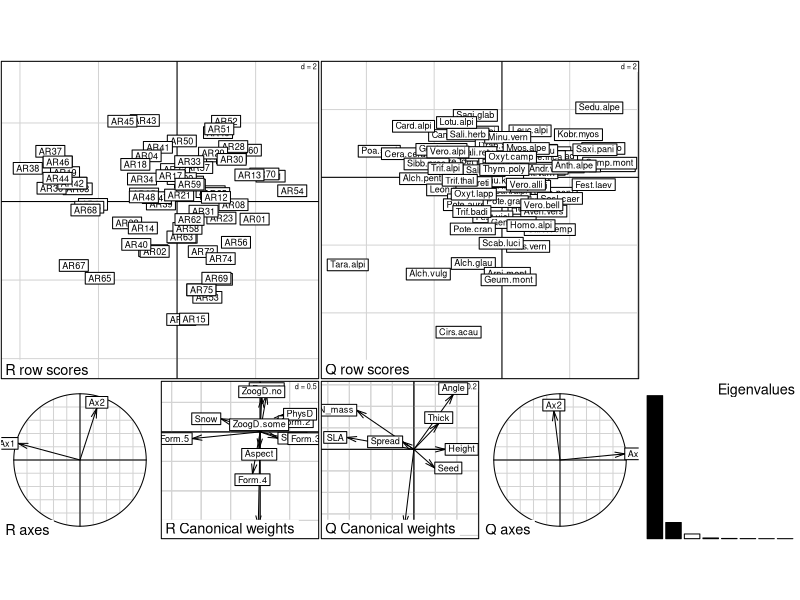
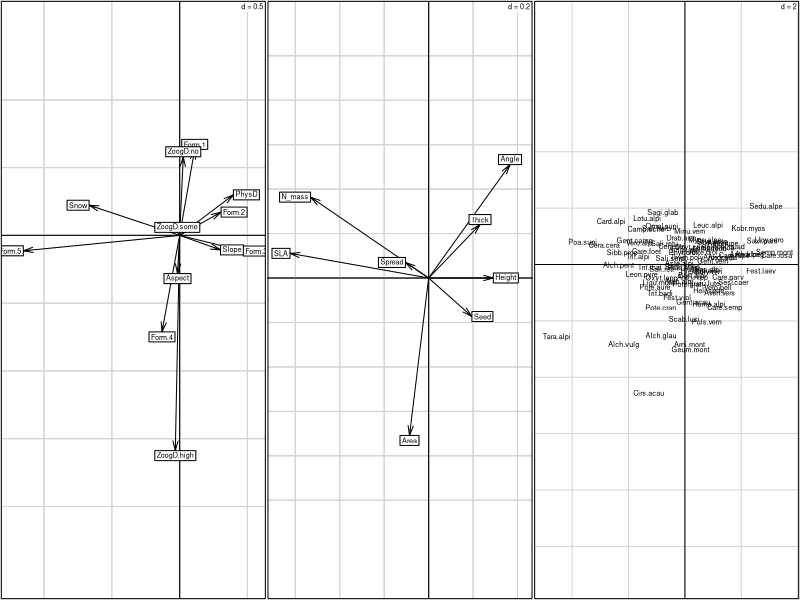
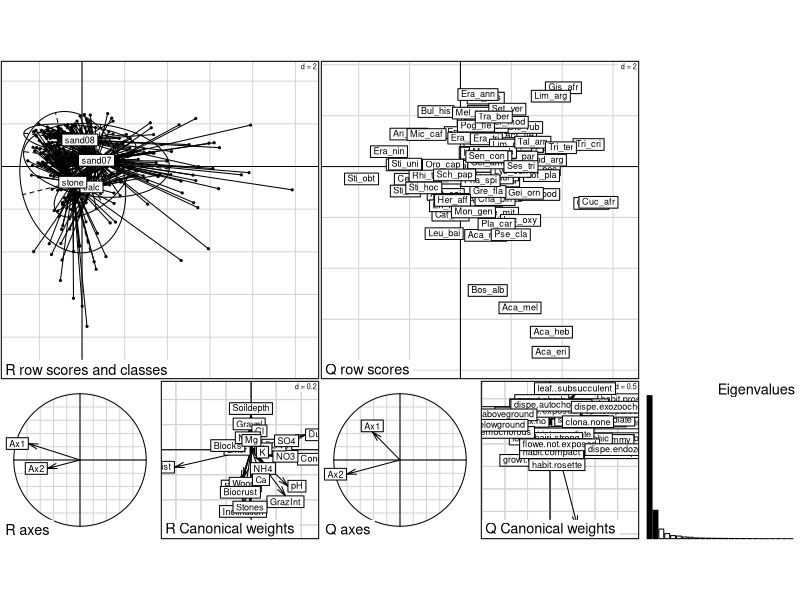
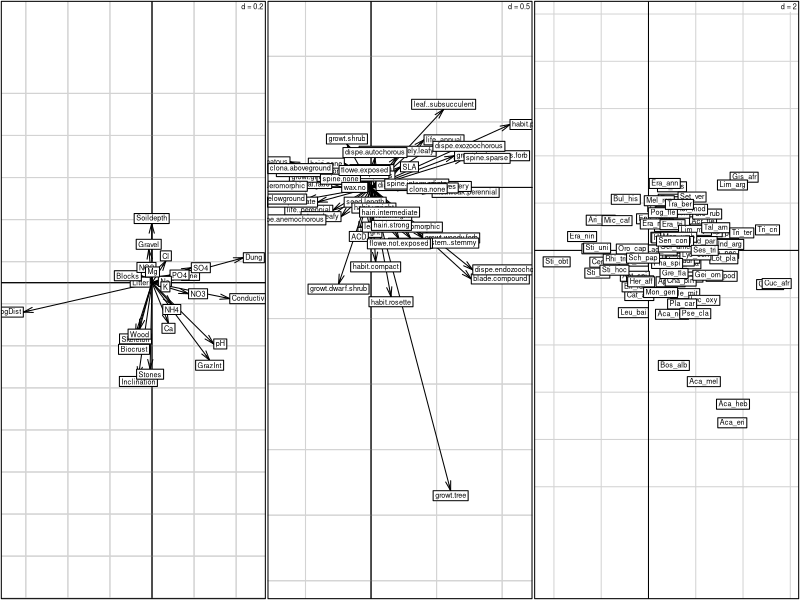
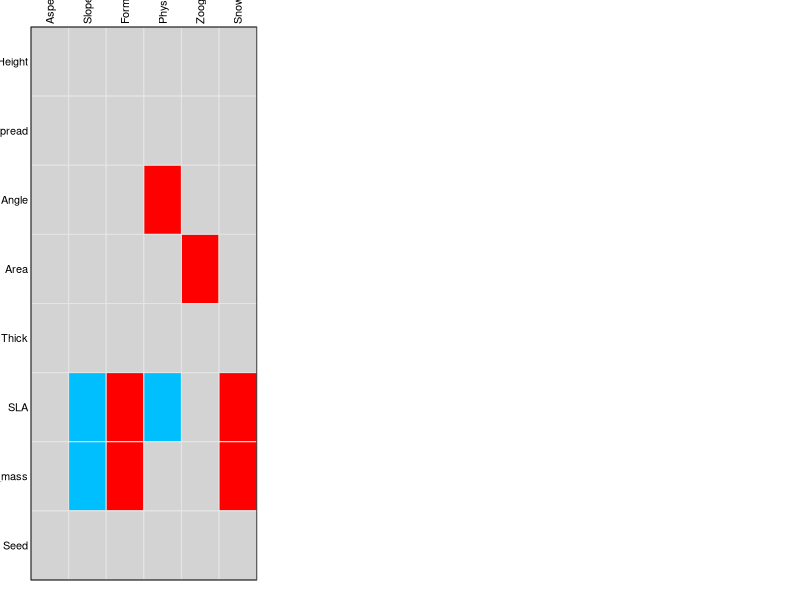

Reproduce these figures in R, in order.
rm(list = ls())

# Procedimentos para calcular RLQ, RLQ parcial e Fourth-corner no programa R

### RLQ

library(ade4) # carregar o pacote 'ade4'
data(aravo) # banco de dados de onde as matrizes serão extraídas
matrizL.aravo <- dudi.coa(aravo$spe, scannf = FALSE) # Ordenação da matriz L
matrizR.aravo <- dudi.hillsmith(aravo$env, row.w = matrizL.aravo$lw, scannf = FALSE) # Ordenação da matriz R
matrizQ.aravo <- dudi.pca(aravo$traits, row.w = matrizL.aravo$cw, scannf = FALSE) #Ordenação da matriz Q
rlq.aravo <- rlq(matrizR.aravo, matrizL.aravo, matrizQ.aravo, scannf = FALSE) # Função rlq() utilizando as três matrizes acima
summary(rlq.aravo) # resumo dos resultados
plot(rlq.aravo) # visualizar o gráfico da rlq

# Plotar o gráfico
par(mfrow = c(1, 3))
s.arrow(rlq.aravo$l1)
s.arrow(rlq.aravo$c1)
s.label(rlq.aravo$lQ, boxes = FALSE)
100 * rlq.aravo$eig / sum(rlq.aravo$eig) # % de co-inércia para cada eixo
t(matrizR.aravo$tab) %*% (diag(matrizR.aravo$lw)) %*% as.matrix(rlq.aravo$mR) # correlações para cada uma das variáveis ambientais
t(matrizQ.aravo$tab) %*% (diag(matrizQ.aravo$lw)) %*% as.matrix(rlq.aravo$mQ) # valores de correlações para os traços funcionais
rlq.aravo$tab # correlações entre variáveis ambientais e traços funcionais

### RLQ parcial

library(ade4) # carregar o pacote
data(piosphere) # carregar o banco de dados
matrizL <- dudi.coa(log(piosphere$veg + 1), scannf = FALSE) # ordenação dos dados da matriz L
matrizR <- dudi.pca(piosphere$env, scannf = FALSE, row.w = matrizL$lw) # ordenação dos dados da matriz R
matrizQ <- dudi.hillsmith(piosphere$traits, scannf = FALSE, row.w = matrizL$cw) # ordenação dos dados da matriz Q
rlq1 <- rlq(matrizR, matrizL, matrizQ, scannf = FALSE) # primeiramente, rodar uma rlq igual ao script anterior
wrlq <- wca(rlq1, fac = piosphere$habitat, scannf = FALSE) # função para rlq parcial utilizando a covariável 'habitat'
summary(wrlq) # visualizar um resumo dos resultados
plot(wrlq) # visualizar gráfico

par(mfrow = c(1, 3)) # plotar gráficos separadamente
s.arrow(wrlq$l1) # variaveis ambientais
s.arrow(wrlq$c1) # traços funcionais
s.label(wrlq$lQ) # espécies
100 * wrlq$eig / sum(rlq1$eig) # Porcentagem de co-inercia para cada eixo
t(matrizR$tab) %*% (diag(matrizR$lw)) %*% as.matrix(wrlq$mR) # extrair valores de covariância/correlação para cada uma das variáveis ambientais
t(matrizQ$tab) %*% (diag(matrizQ$lw)) %*% as.matrix(wrlq$mQ) # extrair valores de covariância/correlação para os traços funcionais
wrlq$tab # extrair valores de correlação entre as variáveis ambientais e os traços funcionais

### Fourth-corner

library(ade4) # carregar pacote
data(aravo) # carregar banco de dados
env <- aravo$env # criar matriz com os dados ambientais
spe <- aravo$spe # criar matriz com os dados das espécies
traços <- aravo$traits # criar matriz com os traços
1 / (0.05 / (ncol(env) * ncol(traços))) # estabelecer número de permutações mínimas considerando o conjunto de dados e o valor de α
fourth <- fourthcorner(env, spe, traços, nrepet = 999, modeltype = 6, p.adjust.method.G = p.adjust.methods) # função para realizar a
# fourthcorner, o tipo de modelo deve ser pensado previamente
summary(fourth) # resumo dos resultados
plot(fourth, stat = 'G') # visualizar o gráfico com os resultados
